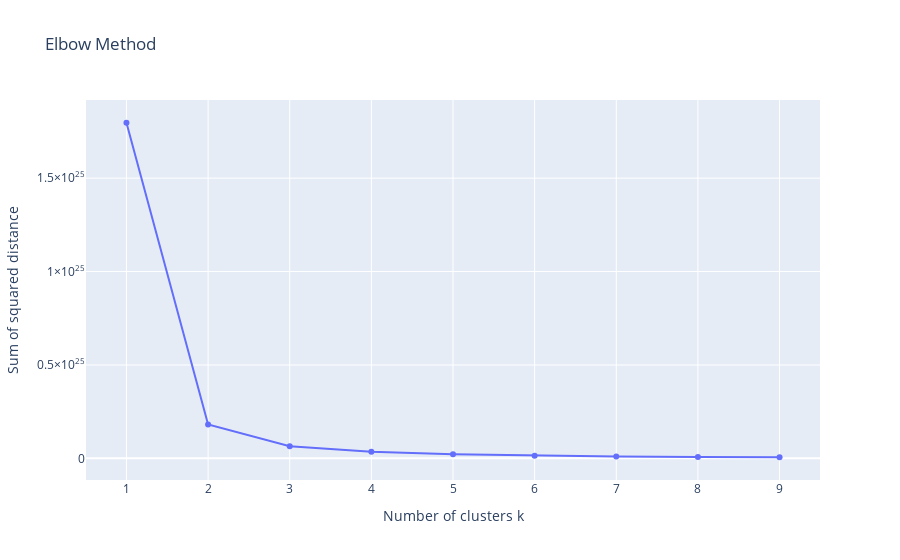

The notebook cell this image was saved under:
### Code cell
from sklearn.cluster import KMeans
import plotly.graph_objects as go

sse = []
list_k = list(range(1, 10))

for k in list_k:
    km = KMeans(n_clusters=k)
    km.fit(df_normalized)
    sse.append(km.inertia_)

fig = go.Figure(data=go.Scatter(x=list_k, y=sse, mode='lines+markers'))
fig.update_layout(title='Elbow Method', xaxis_title='Number of clusters k', yaxis_title='Sum of squared distance')
fig.show()

### Figure 1 — Plotly figure (JSON) as saved in the notebook; plotly's stock layout.template omitted (floating-point values rounded to 4 significant figures)
{"data": [{"mode": "lines+markers", "type": "scatter", "x": [1, 2, 3, 4, 5, 6, 7, 8, 9], "y": [1.797e+25, 1.812e+24, 6.461e+23, 3.582e+23, 2.208e+23, 1.447e+23, 1.003e+23, 7.65e+22, 5.995e+22]}], "layout": {"title": {"text": "Elbow Method"}, "xaxis": {"title": {"text": "Number of clusters k"}}, "yaxis": {"title": {"text": "Sum of squared distance"}}}}
